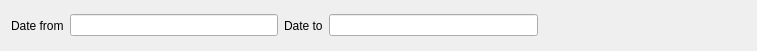
<?xml version="1.0" encoding="UTF-8"?>
<ui version="4.0">
 <class>FReserveGroups</class>
 <widget class="QWidget" name="FReserveGroups">
  <property name="geometry">
   <rect>
    <x>0</x>
    <y>0</y>
    <width>757</width>
    <height>51</height>
   </rect>
  </property>
  <property name="windowTitle">
   <string>Form</string>
  </property>
  <layout class="QHBoxLayout" name="horizontalLayout">
   <item>
    <widget class="QLabel" name="label">
     <property name="text">
      <string>Date from</string>
     </property>
    </widget>
   </item>
   <item>
    <widget class="EDateEdit" name="deStart"/>
   </item>
   <item>
    <widget class="QLabel" name="label_2">
     <property name="text">
      <string>Date to</string>
     </property>
    </widget>
   </item>
   <item>
    <widget class="EDateEdit" name="deEnd"/>
   </item>
   <item>
    <spacer name="horizontalSpacer">
     <property name="orientation">
      <enum>Qt::Horizontal</enum>
     </property>
     <property name="sizeHint" stdset="0">
      <size>
       <width>207</width>
       <height>20</height>
      </size>
     </property>
    </spacer>
   </item>
  </layout>
 </widget>
 <customwidgets>
  <customwidget>
   <class>EDateEdit</class>
   <extends>QLineEdit</extends>
   <header location="global">edateedit.h</header>
  </customwidget>
 </customwidgets>
 <resources/>
 <connections/>
</ui>
